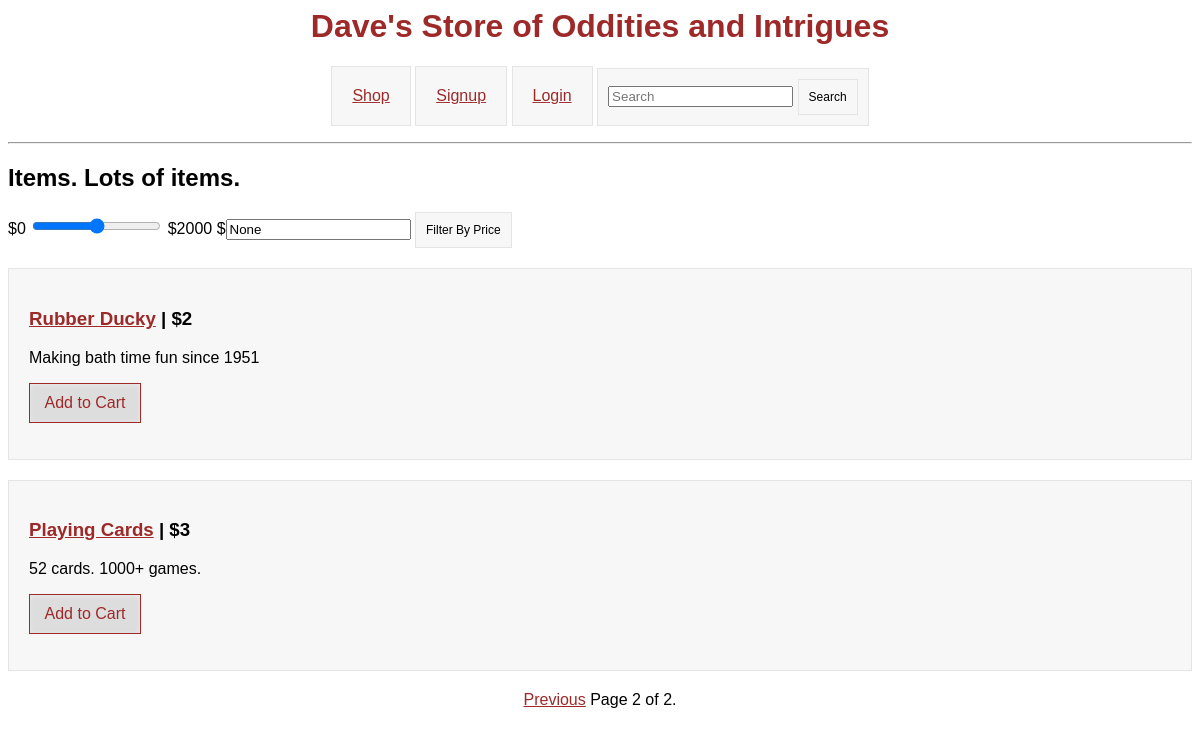
/items/?page=2, run on the app's committed database.
### items/models.py (models this page shows)
class Item(models.Model):
	name = models.CharField(max_length=200)
	description = models.CharField(max_length=400)
	price = models.IntegerField()
	def __str__(self):
		return self.name

### items/views.py (the view)
def index(request):
	page = request.GET.get('page')
	search = request.GET.get('search')
	price = request.GET.get('price')
	our_items = Item.objects.all()
	if search:
		our_items = Item.objects.filter(name__icontains=search)
	if price:
		our_items = our_items.filter(price__lte=price)
	paginator = Paginator(our_items, 10)
	try:
		items = paginator.page(page)
	except PageNotAnInteger:
		items = paginator.page(1)
	except EmptyPage:
		items = paginator.page(paginator.num_pages)
	if request.GET.get('json'):
		data = serializers.serialize("json", our_items)
		return HttpResponse(data, content_type='application/json')
	else:
		return render(request, 'items/index.html', {"items_list": items, "search_price" : price})

### items/templates/items/index.html (shortened to what this page needs)
{% include "header.html" %}
<h2>Items. Lots of items.</h2>
<div>
<form style="margin: 0px; padding: 0px;" action="/items/" method="get">
    $0
    <input type="range" name="price" min="0" max="2000" step="10" value="{{ search_price }}" onchange="updateTextInput(this.value);">
    $2000
    $<input type="text" id="textInput" value="{{ search_price }}">
    <input type="submit" value="Filter By Price" />
</form>
</div>
{% if items_list %}
    {% for item in items_list %}
    <div class="item-list">
        <a href="{% url 'items:show' item.id %}"><h3>{{ item }}</a>  |  ${{ item.price }}</h3>
        <p>{{ item.description }}</p>
        <a class="cart-link" href="/items/{{ item.id }}/add"><p class="add-to-cart">Add to Cart</p></a>
    </div>
    {% endfor %}
{% else %}
    <p>No items are available.</p>
{% endif %}
<div class="pagination">
    <span class="step-links">
        {% if items_list.has_previous %}
            <a href="?page={{ contacts.previous_page_number }}">Previous</a>
        {% endif %}
        <span class="current">
            Page {{ items_list.number }} of {{ items_list.paginator.num_pages }}.
        </span>
    </span>
</div>

### users/static/users/style.css (style rules this page uses)
a { color: #9D2929; }
.item-list { background-color: #F7F7F7; padding: 20px; border:1px solid #E4E4E4; margin-top: 20px; }
input[type="submit"] { background-color: #F7F7F7; border:1px solid #E4E4E4; padding: 10px; font-size: 12px; }
.pagination { text-align: center; margin-top: 20px; }
.cart-link { text-decoration: none }
.add-to-cart { border: solid 1px; padding: 10px; width: 90px; text-align: center; text-decoration: none; background-color: #ddd; box-shadow: inset 0px 1px 4px #ECECEC; -moz-box-shadow: inset 0px 1px 4px #ECECEC; -webkit-box-shadow: inset 0px 1px 4px #ECECEC; }

### data on the page
Item: name "Rubber Ducky", price "2", description "Making bath time fun since 1951"
Item: name "Playing Cards", price "3", description "52 cards. 1000+ games."

### other printed values
{{ items_list.number }} "2"
{{ items_list.paginator.num_pages }} "2"
